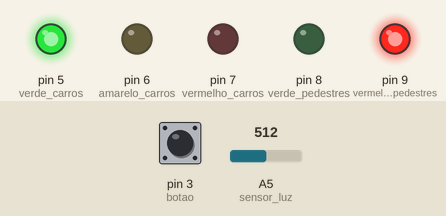
Simulated run of this sketch. Board: Arduino Uno, built with avr-gcc and run on an emulated ATmega328P. Parts: output pins drawn as LEDs (lit = HIGH). Dashed ring = blinking. Inputs (shaded band) come from the test bench; at power-on: A5 (sensor_luz) = 512, pin 3 (botao) LOW. What the sketch prints to the serial monitor is not drawn.

Above: at 1.2 s.
1.3 s: A5 (sensor_luz) set to 318
At 4.2 s:
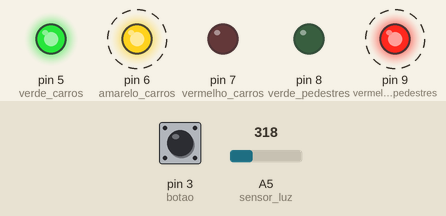
4.3 s: A5 (sensor_luz) set to 289
7.3 s: A5 (sensor_luz) set to 306
At 11.6 s:
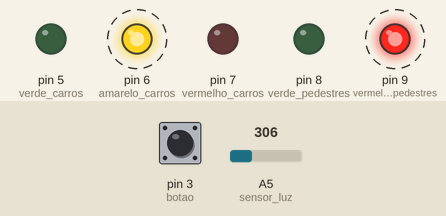
Timing chart, 0 to 19.3 s (numbered marks = the images above; inputs shaded):
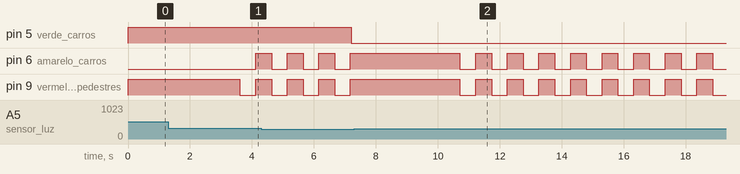

Measured:
- after the input at 4.3 s, pin 5 (verde_carros): HIGH → LOW after 2.9 s
- after the input at 7.3 s, pin 6 (amarelo_carros), pin 9 (vermelho_pedestres): alternates HIGH for 0.51 s and LOW for 0.51 s, starting after 3.4 s
- by itself, pin 6 (amarelo_carros), pin 9 (vermelho_pedestres): alternates HIGH for 0.51 s and LOW for 0.51 s

The sketch:

Semaforo.ino
```cpp
#include <TimerOne.h>

#define LIMIAR 300

int estado = 0;

//Pinos Digitais
int verde_carros;
int amarelo_carros;
int vermelho_carros;
int verde_pedestres;
int vermelho_pedestres;
int botao;

//Pino Analogico
int sensor_luz;

//Flags setadas pelas interrupções
int flag_botao;
int flag_temporaria;

int valores_sensor_luz[30];
volatile unsigned long int tempo;
volatile unsigned long int tempo_botao;
volatile unsigned long int tempo_luz;
int i;
int alternador_vermelho_pedestre;
int alternador_amarelo_carro;
int contador_piscadas;

void setup() {
	/*Estados:
	* 0 - carro: verde, pedestre: vermelho
	* 1 - carro: amarelo, pedestre:  vermelho
	* 2 - carro: vermelho, pedestre: verde
	* 3 - carro: vermelho, pedestre: piscando vermelho
	* 4 - transicao dia e noite
	* 5 - carro: piscando amarelo, pedestre: piscando vermelho
	*/
	estado = 0;

	//Pinos Digitais
	verde_carros = 5;
	amarelo_carros = 6;
	vermelho_carros = 7;
	verde_pedestres = 8;
	vermelho_pedestres = 9;
	botao = 3; //por causa da funcao de interrupção externa do arduino

	//Pino Analogico
	sensor_luz = 5;

	//Flags setadas pelas interrupções
	flag_botao = 0;
	flag_temporaria= 0;

	//Inicializa os tempos
	tempo = 0;
	tempo_botao = 0;
	tempo_luz = 0;


	//Inicializando a direçao dos pinos da GPIO
  	pinMode(botao, INPUT);
    pinMode(verde_carros, OUTPUT); // verde
   	pinMode(amarelo_carros, OUTPUT); // amarelo
  	pinMode(vermelho_carros, OUTPUT); // vermelho
  	pinMode(verde_pedestres, OUTPUT); //verde pedestre
  	pinMode(vermelho_pedestres, OUTPUT); //vermelho pedestre

  	//Inicializando o Timer para interromper a cada 10ms
  	Timer1.initialize(10000);
  	Timer1.attachInterrupt(contador_tempo);

  	//Inicializando a interrupção com o pushbutton
  	//attachInterrupt(digitalPinToInterrupt(3), seta_flag_botao, RISING);

  	//Serial para depuração
  	Serial.begin(9600);

  	//Inicializando os leds para o estado 0 (verde para carros)
  	digitalWrite(verde_carros, HIGH);
	digitalWrite(amarelo_carros, LOW);
	digitalWrite(vermelho_carros, LOW);
	digitalWrite(verde_pedestres, LOW);
	digitalWrite(vermelho_pedestres,HIGH);

	alternador_vermelho_pedestre = 1;
	alternador_amarelo_carro = 1;
	contador_piscadas = 0;


	//Inicializa o vetor de valores de luminosidade
	for (i = 0; i < 30; i++){
		valores_sensor_luz[i] = 0;
	}
	int i = 0;
}

void loop() {
  	//Serial.println(tempo);
  	Serial.println(estado);

  	checa_luz();

	//maquina de estados
	switch(estado){
		case 0:
			checa_botao();
			semaforo_carro_aberto();
			break;
		case 1:
			semaforo_carro_amarelo();
			flag_botao = 0;
			break;
		case 2:
			semaforo_carro_vermelho();
			flag_botao = 0;
			break;
		case 3:
			semaforo_pedestre_piscando();
			flag_botao = 0;
			break;
		// case 4:
		// 	transicao();
		// 	flag_botao = 0;
		// 	break;
		case 4:
			semaforo_piscando_noite();
			flag_botao = 0;
			break;
		default:
			break;
	}

}


void contador_tempo (){
  tempo += 1;
  tempo_botao += 1;
  tempo_luz += 1;
}


//pode ter erro aqui <-- cuidado
void checa_botao(){
	if (digitalRead(botao) && (flag_temporaria == 0)){
    Serial.println("detectou a primeira borda");
  		flag_temporaria = 1;
  		tempo_botao = 0 ;
  	}
  	if (tempo_botao > 3 && (flag_temporaria == 1)){//se passou 30ms
  		flag_temporaria = 2;
  		if (digitalRead(botao)){
        Serial.println("continua apertado");
  			flag_botao = 1;
  			tempo = 0;
  		}
  	}

  	else if (tempo_botao > 401 && (flag_temporaria > 0) ){
  		flag_temporaria = 0;
  	}

}

void checa_luz(){
	//medir a luz de 100ms em 100ms
	if (tempo_luz >= 10){
		valores_sensor_luz[i] = analogRead(sensor_luz);
		i = (i + 1)%30;
		tempo_luz = 0;
	}
}

int calcula_media_luz(){
	float media;
	for (int j = 0 ; j < 30; j++){
		media += valores_sensor_luz[i];
	}
	return (int)(media/30);
}


void semaforo_carro_aberto(){
	//se ficou escuro
	if (calcula_media_luz() > LIMIAR){
		flag_botao = 0;
		// tempo_antes = tempo;
		tempo = 0;
		estado = 4;
	}
	//se apertou o botao
	if (tempo > 400 && flag_botao){
		flag_botao = 0;
		// tempo_antes = tempo;
		tempo = 0;
		estado = 1;
		digitalWrite(verde_carros, LOW);
		digitalWrite(amarelo_carros, HIGH);
		digitalWrite(vermelho_carros, LOW);
		digitalWrite(verde_pedestres, LOW);
		digitalWrite(vermelho_pedestres,HIGH);
	}
}

void semaforo_carro_amarelo(){

	//se tiver passado 5 segundos
	if (tempo > 500 ){
		// tempo_antes = tempo;
		tempo = 0;
		estado = 2;
		digitalWrite(verde_carros, LOW);
		digitalWrite(amarelo_carros, LOW);
		digitalWrite(vermelho_carros, HIGH);
		digitalWrite(verde_pedestres, HIGH);
		digitalWrite(vermelho_pedestres,LOW);
	}
}

void semaforo_carro_vermelho(){

	//se tiver passado 15 segundos
	if (tempo > 1500 ){
		// tempo_antes = tempo;
		tempo = 0;
		estado = 3;
		digitalWrite(verde_carros, LOW);
		digitalWrite(amarelo_carros, LOW);
		digitalWrite(vermelho_carros, HIGH);
		digitalWrite(verde_pedestres, LOW);
		digitalWrite(vermelho_pedestres,LOW);
	}
}

void semaforo_pedestre_piscando(){

	//pisca o vermelho (inverte seu valor logico a cada 0.5s)
	if (tempo > 50){
		// tempo_antes = tempo;
		tempo = 0;
		alternador_vermelho_pedestre = 1 - alternador_vermelho_pedestre;
		digitalWrite(vermelho_pedestres, alternador_vermelho_pedestre);
		contador_piscadas += 1;
	}
	//se tiver passado 5 segundos
	if (contador_piscadas >= 10 ){
		// tempo_antes = tempo;
		tempo = 0;
		estado = 0;
		contador_piscadas = 0;
		digitalWrite(verde_carros, HIGH);
		digitalWrite(amarelo_carros, LOW);
		digitalWrite(vermelho_carros, LOW);
		digitalWrite(verde_pedestres, LOW);
		digitalWrite(vermelho_pedestres,HIGH);
	}
}

// void transicao(){
// 	//se passou 5s
// 	if (tempo > 500){
// 		//se esta claro, volta para o estado 0 (verde para os carros)
// 		if (analogRead(sensor_luz) < LIMIAR){
// 			// tempo_antes = tempo;
// 			tempo = 0;
// 			estado = 0;
// 			digitalWrite(verde_carros, HIGH);
// 			digitalWrite(amarelo_carros, LOW);
// 			digitalWrite(vermelho_carros, LOW);
// 			digitalWrite(verde_pedestres, LOW);
// 			digitalWrite(vermelho_pedestres,HIGH);
// 		}
// 		//senao, se esta escuro vai para o estado
// 		else{
// 			// tempo_antes = tempo;
// 			tempo = 0;
// 			estado = 5;
// 			digitalWrite(verde_carros, LOW);
// 			digitalWrite(amarelo_carros, HIGH);
// 			digitalWrite(vermelho_carros, LOW);
// 			digitalWrite(verde_pedestres, LOW);
// 			digitalWrite(vermelho_pedestres,HIGH);
// 		}
// 	}

// }

void semaforo_piscando_noite(){
	//pisca o vermelho (inverte seu valor logico a cada 0.5s)
	if (tempo > 50){
		// tempo_antes = tempo;
		tempo = 0;
		alternador_vermelho_pedestre = 1 - alternador_vermelho_pedestre;
		alternador_amarelo_carro = 1 - alternador_amarelo_carro;
		digitalWrite(vermelho_pedestres, alternador_vermelho_pedestre);
		digitalWrite(amarelo_carros, alternador_amarelo_carro);
	}
	//se fica claro, vai para o estado de transicao entre dia e noite
	if (calcula_media_luz() < LIMIAR){
		// tempo_antes = tempo;
		tempo = 0;
		estado = 0;
		digitalWrite(verde_carros, LOW);
		digitalWrite(amarelo_carros, HIGH);
		digitalWrite(vermelho_carros, LOW);
		digitalWrite(verde_pedestres, LOW);
		digitalWrite(vermelho_pedestres,HIGH);
	}

}
```
